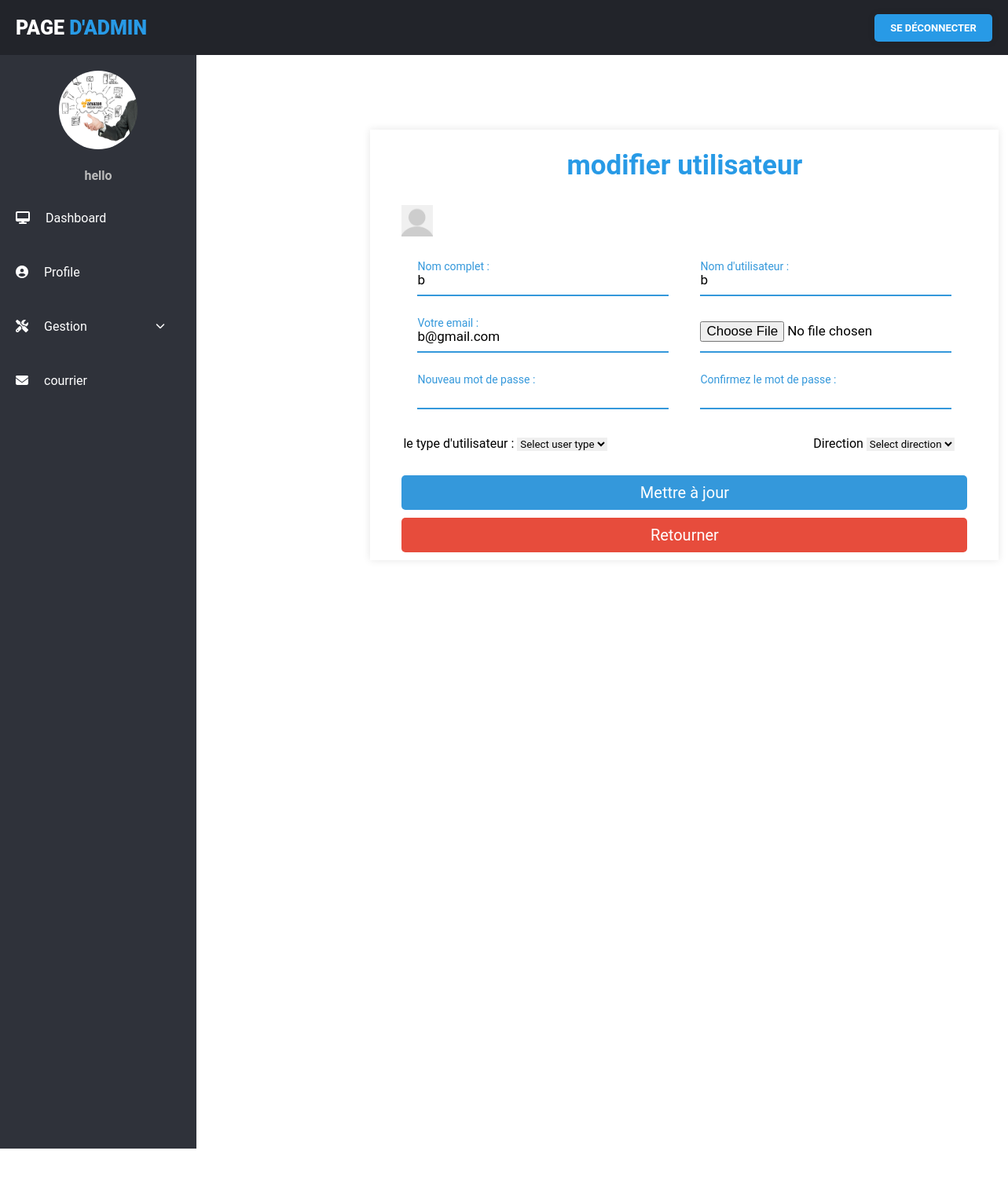
Screenshot of /app_web_final/update_user.php?id=101 (signed in) with the database file from the repository.
### tables this page shows
CREATE TABLE `user_form` (
  `id` int(11) NOT NULL,
  `name` varchar(255) NOT NULL,
  `email` varchar(255) NOT NULL,
  `utilname` varchar(255) NOT NULL,
  `password` varchar(255) NOT NULL,
  `image` varchar(255) NOT NULL,
  `direction` varchar(255) NOT NULL,
  `utiltype` varchar(50) NOT NULL DEFAULT 'Utilisateur'
);

### app_web_final/update_user.php (the view, shortened to what this page needs)
<?php
$user_id = $_SESSION['user_id'];
$name = $_SESSION['name'];
?>
<?php
include ('config.php');
  $id = $_GET['id'];
 ?>
<!DOCTYPE html>
<html lang="en">
<head>
    <link rel="stylesheet" href="css/style2.css">
    <link rel="stylesheet" href="https://cdnjs.cloudflare.com/ajax/libs/font-awesome/5.15.3/css/all.min.css"/>
</head>
<body>
        <div class="wrapper">
            <div class="header">
                <div class="header-menu">
                    <div class="title">Page <span>d'admin</span></div>
                    <ul>
                    <a href="home_admin.php?logout=<?php echo $user_id; ?>" class="btn1">Se déconnecter</a>
                    </ul>
                </div>
            </div>
            <div class="sidebar">
                <div class="sidebar-menu">
                    <center class="profile">
                    <?php
      $select = mysqli_query($conn, "SELECT * FROM `user_form` WHERE id = '$user_id'") or die('query failed');
      if(mysqli_num_rows($select) > 0){
         $fetch = mysqli_fetch_assoc($select);
      }
      if($fetch['image'] == ''){
         echo '<img src="images/default-avatar.png">';
      }else{
         echo '<img src="uploaded_img/'.$fetch['image'].'">';
      }
   ?>
                        <p><?php echo $name; ?></p>
                    </center>
                    <li class="item">
                        <a href="home_admin.php" class="menu-btn">
                            <i class="fas fa-desktop"></i><span>Dashboard</span>
                        </a>
                    </li>
                    <li class="item" id="profile">
                        <a href="home_profil_admin.php" class="menu-btn">
                            <i class="fas fa-user-circle"></i><span>Profile </span>
                        </a>
                    </li>
                    <li class="item" id="messages">
                        <a href="#messages" class="menu-btn">
                        <i class="fas fa-screwdriver-wrench"></i><span>Gestion <i class="fas fa-chevron-down drop-down"></i></span>
                        </a>
                    </li>
                    <li class="item" id="profile">
                        <a href="consulter_admin.php" class="menu-btn">
                        <i class="fas fa-envelope"></i><span>courrier </span>
                        </a>
                    </li>
                </div>
            </div>
            <div class="main-container">
<br>
<?php
      $select = mysqli_query($conn, "SELECT * FROM `user_form` WHERE id = '$id'") or die('query failed');
      if(mysqli_num_rows($select) > 0){
         $fetch = mysqli_fetch_assoc($select);
      }
   ?>
<table>
    <tr>
            <td><pre>                                                   </pre></td>
<td>
        <div class="cont">
        <div class="text">modifier utilisateur</div>
        <form action="" method="post" enctype="multipart/form-data">
     <?php
      if($fetch['image'] == ''){
       echo '<img width="40px" src="images/default-avatar.png">';
    }else{
       echo '<img width="40px" src="uploaded_img/'.$fetch['image'].'">';
    }
   ?>
<div class="form-row">
              <div class="input-data">
                 <input type="text" name="update_name" value="<?php echo $fetch['name']; ?>">
                 <div class="underline"></div>
                 <label for="">Nom complet :</label>
              </div>
              <div class="input-data">
              <input type="text" name="user_name" value="<?php echo $fetch['utilname']; ?>">
                 <div class="underline"></div>
                 <label for="">Nom d'utilisateur :</label>
              </div>
           </div>
           <div class="form-row">
              <div class="input-data">
                 <input type="email" name="update_email" value="<?php echo $fetch['email']; ?>" >
                 <div class="underline"></div>
                 <label for="">Votre email :</label>
              </div>
              <div   class="input-data">
            <input type="file" name="update_image" accept="image/jpg, image/jpeg, image/png" >
                 <div class="underline"></div>
              </div>
           </div>
           <div class="form-row">
              <div class="input-data">
              <input type="password" name="new_pass" >
                 <div class="underline"></div>
                 <label for="">Nouveau mot de passe :</label>
              </div>
              <div class="input-data">
              <input type="password" name="confirm_pass"  >
                 <div class="underline"></div>
                 <label for="">Confirmez le mot de passe :</label>
              </div>
           </div>
     <table>
<td>
<label for="input1" class="col-sm-2 control-label">le type d'utilisateur :</label>
<select  name="utiltype" onchange="getItemList(this.value)" id="company_list" >
               <option>Select user type</option>
            </select>
</td>
<td> &nbsp &nbsp &nbsp &nbsp  &nbsp &nbsp &nbsp &nbsp &nbsp &nbsp  &nbsp &nbsp &nbsp &nbsp &nbsp &nbsp  &nbsp &nbsp &nbsp &nbsp &nbsp &nbsp  &nbsp &nbsp &nbsp &nbsp &nbsp &nbsp  &nbsp &nbsp &nbsp</td>
<td>
   <label for="">  &nbsp &nbsp Direction</label>
   <select  id="item_list" name="direction">
               <option>Select direction</option>
            </select>
</td>
</table>
<br>
   <input type="submit" value="Mettre à jour" name="update_profile" class="btn">
   <a href="view_user.php" class="delete-btn">Retourner</a>
</form>
</tr>
</table>
</div>
</div>
            <div class="container">
        </div>
</body>
</html>

### app_web_final/css/style2.css (style rules this page uses)
:root { --blue:#3498db; --dark-blue:#2980b9; --red:#e74c3c; --dark-red:#c0392b; --black:#333; --white:#fff; --light-bg:#eee; --box-shadow:0 5px 10px rgba(0,0,0,.1); }
* { font-family: 'Poppins', sans-serif; margin:0; padding:0; box-sizing: border-box; outline: none; border: none; text-decoration: none; }
.btn, .delete-btn { width: 100%; border-radius: 5px; padding:10px 30px; color:var(--white); display: block; text-align: center; cursor: pointer; font-size: 20px; margin-top: 10px; }
.btn { background-color: var(--blue); }
.delete-btn { background-color: var(--red); }
.container { min-height: 100vh; background-color: white; display: flex; align-items: center; justify-content: center; padding:20px; }
* { margin: 0; padding: 0; list-style: none; text-decoration: none; box-sizing: border-box; font-family: "Roboto", sans-serif; }
body { background: #fff; }
.wrapper .header { z-index: 1; background: #22242A; position: fixed; width: calc(100% - 0%); height: 70px; display: flex; top: 0; }
.wrapper .header .header-menu { width: calc(100% - 0%); height: 100%; display: flex; justify-content: space-between; align-items: center; padding: 0 20px; }
.wrapper .header .header-menu .title { color: #fff; font-size: 25px; text-transform: uppercase; font-weight: 900; }
.wrapper .header .header-menu .title span { color: #289ae6; }
.wrapper .header .header-menu ul { display: flex; }
.wrapper .sidebar { z-index: 1; background: #2F323A; position: fixed; top: 70px; width: 250px; height: calc(100% - 9%); transition: 0.3s; transition-property: width; overflow-y: auto; }
.wrapper .sidebar .sidebar-menu { overflow: hidden; }
.wrapper .sidebar .sidebar-menu .profile img { margin: 20px 0; width: 100px; height: 100px; border-radius: 50%; }
.wrapper .sidebar .sidebar-menu .profile p { color: #bbb; font-weight: 700; margin-bottom: 10px; }
.wrapper .sidebar .sidebar-menu .item { width: 250px; overflow: hidden; }
.wrapper .sidebar .sidebar-menu .item .menu-btn { display: block; color: #fff; position: relative; padding: 25px 20px; transition: 0.3s; transition-property: color; }
.wrapper .sidebar .sidebar-menu .item .menu-btn i { margin-right: 20px; }
.wrapper .sidebar .sidebar-menu .item .menu-btn .drop-down { float: right; font-size: 12px; margin-top: 3px; }
.wrapper .main-container { width: (100% - 250px); margin-top: 70px; margin-left: 250px; padding: 15px; }
.btn1 { font-family: "Roboto", sans-serif; font-size: 13px; font-weight: bold; background: #289ae6; width: 150px; padding: 10px; text-align: center; text-decoration: none; text-transform: uppercase; color: #fff; border-radius: 5px; cursor: pointer; box-shadow: 0 0 10px rgba(0, 0, 0, 0.1); -webkit-transition-duration: 0.3s; transition-duration: 0.3s; -webkit-transition-property: box-shadow, transform; transition-property: box-shadow, transform; }

### app_web_final/update_user.php (style rules this page uses)
.cont { max-width: 800px; background: #fff; width: 800px; padding: 25px 40px 10px 40px; box-shadow: 0px 0px 10px rgba(0,0,0,0.1); }
.cont .text { text-align: center; font-size: 35px; font-weight: 600; background: #289ae6; -webkit-background-clip: text; -webkit-text-fill-color: transparent; }
.cont form { padding: 30px 0 0 0; }
.cont form .form-row { display: flex; margin: 32px 0; }
form .form-row .input-data { width: 100%; height: 40px; margin: 0 20px; position: relative; }
.input-data input, .textarea textarea { display: block; width: 100%; height: 100%; border: none; font-size: 17px; border-bottom: 2px solid rgba(0,0,0, 0.12); }
.input-data input:focus ~ label, .textarea textarea:focus ~ label, .input-data input:valid ~ label, .textarea textarea:valid ~ label { transform: translateY(-20px); font-size: 14px; color: #3498db; }
.input-data label { position: absolute; pointer-events: none; bottom: 10px; font-size: 16px; transition: all 0.3s ease; }
.input-data .underline { position: absolute; bottom: 0; height: 2px; width: 100%; }
.input-data .underline:before { position: absolute; content: ""; height: 2px; width: 100%; background: #3498db; transform: scaleX(0); transform-origin: center; transition: transform 0.3s ease; }
.input-data input:focus ~ .underline:before, .input-data input:valid ~ .underline:before, .textarea textarea:focus ~ .underline:before, .textarea textarea:valid ~ .underline:before { transform: scale(1); }

### rows the page displays
user_form: image (picture)
user_form: update_name "b", user_name "b", update_email "b@gmail.com"

### other values shown
$name "hello"
